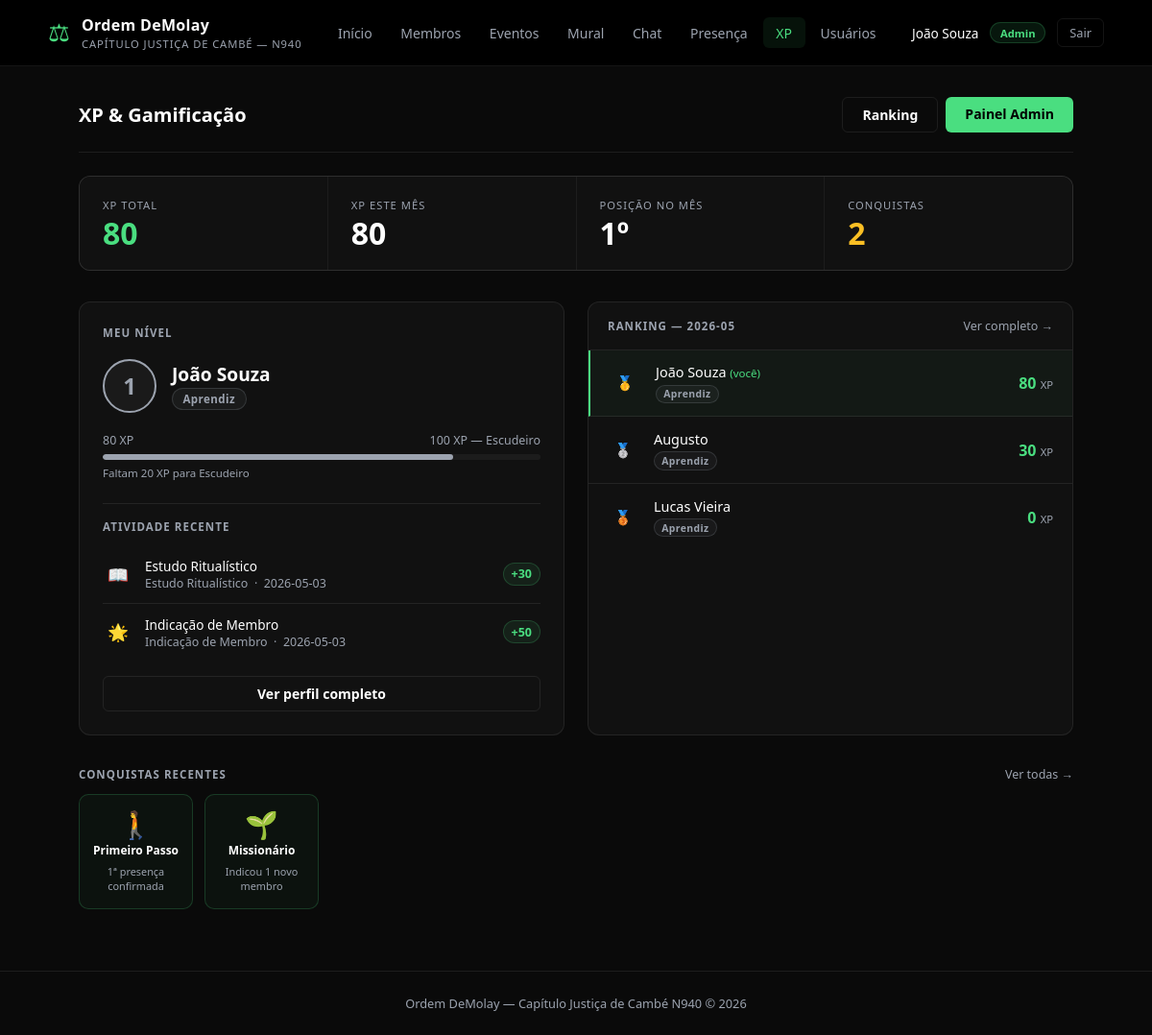
The page /gamificacao (signed in) on the database its author committed.
### tables this page shows
CREATE TABLE usuarios (
            id INTEGER PRIMARY KEY AUTOINCREMENT,
            username TEXT NOT NULL UNIQUE,
            senha_hash TEXT NOT NULL,
            nome TEXT NOT NULL,
            role TEXT NOT NULL DEFAULT 'membro'
        );

CREATE TABLE xp_registros (
            id INTEGER PRIMARY KEY AUTOINCREMENT,
            usuario_id INTEGER NOT NULL REFERENCES usuarios(id) ON DELETE CASCADE,
            categoria_id INTEGER NOT NULL REFERENCES xp_categorias(id),
            pontos INTEGER NOT NULL,
            descricao TEXT,
            referencia_id INTEGER,
            concedido_por INTEGER REFERENCES usuarios(id),
            criado_em TEXT DEFAULT (datetime('now', 'localtime'))
        );

CREATE TABLE xp_categorias (
            id INTEGER PRIMARY KEY AUTOINCREMENT,
            codigo TEXT NOT NULL UNIQUE,
            nome TEXT NOT NULL,
            descricao TEXT,
            pontos INTEGER NOT NULL DEFAULT 10,
            icone TEXT DEFAULT '⭐'
        );

CREATE TABLE xp_usuario_badges (
            id INTEGER PRIMARY KEY AUTOINCREMENT,
            usuario_id INTEGER NOT NULL REFERENCES usuarios(id) ON DELETE CASCADE,
            badge_id INTEGER NOT NULL REFERENCES xp_badges(id),
            conquistado_em TEXT DEFAULT (datetime('now', 'localtime')),
            UNIQUE(usuario_id, badge_id)
        );

CREATE TABLE xp_badges (
            id INTEGER PRIMARY KEY AUTOINCREMENT,
            codigo TEXT NOT NULL UNIQUE,
            nome TEXT NOT NULL,
            descricao TEXT,
            icone TEXT,
            condicao_tipo TEXT,
            condicao_valor INTEGER
        );

### app.py (the view)
@app.route("/gamificacao")
@login_required
def xp_dashboard():
    uid  = session["user_id"]
    mes  = date.today().strftime("%Y-%m")
    conn = get_db()
    meu_xp = conn.execute(
        "SELECT COALESCE(SUM(pontos),0) FROM xp_registros WHERE usuario_id=?", (uid,)
    ).fetchone()[0]
    nivel = _nivel_info(meu_xp)
    meu_xp_mes = conn.execute(
        "SELECT COALESCE(SUM(pontos),0) FROM xp_registros"
        " WHERE usuario_id=? AND strftime('%Y-%m', criado_em)=?", (uid, mes)
    ).fetchone()[0]
    ranking_mes = conn.execute("""
        SELECT u.id, u.nome,
               COALESCE(SUM(xr.pontos),0) AS xp_mes,
               (SELECT COALESCE(SUM(pontos),0) FROM xp_registros WHERE usuario_id=u.id) AS xp_total
        FROM usuarios u
        LEFT JOIN xp_registros xr ON xr.usuario_id=u.id
            AND strftime('%Y-%m', xr.criado_em)=?
        GROUP BY u.id
        ORDER BY xp_mes DESC, xp_total DESC
        LIMIT 10
    """, (mes,)).fetchall()
    minha_pos = next((i + 1 for i, r in enumerate(ranking_mes) if r["id"] == uid), "—")
    meus_badges = conn.execute("""
        SELECT b.*, ub.conquistado_em FROM xp_usuario_badges ub
        JOIN xp_badges b ON b.id=ub.badge_id
        WHERE ub.usuario_id=? ORDER BY ub.conquistado_em DESC LIMIT 6
    """, (uid,)).fetchall()
    atividades = conn.execute("""
        SELECT xr.pontos, xr.descricao, xr.criado_em, xc.nome AS cat, xc.icone
        FROM xp_registros xr
        JOIN xp_categorias xc ON xc.id=xr.categoria_id
        WHERE xr.usuario_id=? ORDER BY xr.criado_em DESC LIMIT 5
    """, (uid,)).fetchall()
    total_usuarios = conn.execute("SELECT COUNT(*) FROM usuarios").fetchone()[0]
    conn.close()
    ranking_info = []
    for i, r in enumerate(ranking_mes):
        ranking_info.append({
            "pos": i + 1, "id": r["id"], "nome": r["nome"],
            "xp_mes": r["xp_mes"], "xp_total": r["xp_total"],
            "nivel": _nivel_info(r["xp_total"]),
            "e_eu": r["id"] == uid,
        })
    return render_template("xp_dashboard.html",
                           meu_xp=meu_xp, meu_xp_mes=meu_xp_mes,
                           nivel=nivel, minha_pos=minha_pos,
                           total_usuarios=total_usuarios,
                           ranking=ranking_info,
                           meus_badges=meus_badges,
                           atividades=atividades, mes=mes)

### app.py (called while the page is built)
def get_db():
    conn = sqlite3.connect(DB_PATH)
    conn.row_factory = sqlite3.Row
    return conn

def login_required(f):
    @wraps(f)
    def decorated(*args, **kwargs):
        if "user_id" not in session:
            return redirect(url_for("entrar", next=request.path))
        return f(*args, **kwargs)
    return decorated

def _nivel_info(pontos):
    atual = NIVEIS[0]
    for n in NIVEIS:
        if pontos >= n[0]:
            atual = n
    idx = NIVEIS.index(atual)
    prox = NIVEIS[idx + 1] if idx + 1 < len(NIVEIS) else None
    if prox:
        faixa = prox[0] - atual[0]
        progresso = min(100, round((pontos - atual[0]) / faixa * 100))
        falta = prox[0] - pontos
    else:
        progresso, falta = 100, 0
    return {"numero": atual[1], "nome": atual[2], "cor": atual[3],
            "proximo": prox[2] if prox else None,
            "proximo_limiar": prox[0] if prox else None,
            "progresso": progresso, "falta": falta}

### templates/xp_dashboard.html
{% extends "base.html" %}
{% block conteudo %}
<div class="pagina-topo" style="margin-bottom:1.5rem;">
  <h2>XP &amp; Gamificação</h2>
  <div style="display:flex;gap:0.5rem;">
    <a href="{{ url_for('xp_ranking') }}" class="btn secundario">Ranking</a>
    {% if session.get('role') == 'admin' %}
      <a href="{{ url_for('xp_admin') }}" class="btn">Painel Admin</a>
    {% endif %}
  </div>
</div>
<div class="stat-grid" style="margin-bottom:2rem;">
  <div class="stat-card">
    <div class="stat-label">XP Total</div>
    <div class="stat-value c-verde">{{ meu_xp }}</div>
  </div>
  <div class="stat-card">
    <div class="stat-label">XP Este Mês</div>
    <div class="stat-value">{{ meu_xp_mes }}</div>
  </div>
  <div class="stat-card">
    <div class="stat-label">Posição no Mês</div>
    <div class="stat-value">{{ minha_pos }}º</div>
  </div>
  <div class="stat-card">
    <div class="stat-label">Conquistas</div>
    <div class="stat-value c-amarelo">{{ meus_badges | length }}</div>
  </div>
</div>
<div class="grid-2" style="margin-bottom:2rem;">
  <div style="background:var(--superficie);border:1px solid var(--borda);border-radius:12px;padding:1.5rem;">
    <div class="secao-titulo" style="margin-bottom:1.25rem;">Meu Nível</div>
    <div style="display:flex;align-items:center;gap:1rem;margin-bottom:1.25rem;">
      <div style="width:56px;height:56px;border-radius:50%;background:rgba(255,255,255,0.04);border:2px solid {{ nivel.cor }};display:flex;align-items:center;justify-content:center;font-size:1.5rem;font-weight:900;color:{{ nivel.cor }};flex-shrink:0;">
        {{ nivel.numero }}
      </div>
      <div>
        <div style="font-size:1.2rem;font-weight:700;color:var(--texto);">{{ session.nome }}</div>
        <span class="nivel-chip" style="color:{{ nivel.cor }};border-color:{{ nivel.cor }}33;background:{{ nivel.cor }}12;">
          {{ nivel.nome }}
        </span>
      </div>
    </div>
    <div style="font-size:0.78rem;color:var(--texto-muted);margin-bottom:0.4rem;display:flex;justify-content:space-between;">
      <span>{{ meu_xp }} XP</span>
      {% if nivel.proximo %}
        <span>{{ nivel.proximo_limiar }} XP — {{ nivel.proximo }}</span>
      {% else %}
        <span style="color:{{ nivel.cor }};">Nível máximo</span>
      {% endif %}
    </div>
    <div class="xp-bar"><div class="xp-bar-fill" style="width:{{ nivel.progresso }}%;background:{{ nivel.cor }};"></div></div>
    {% if nivel.falta > 0 %}
    <div style="font-size:0.72rem;color:var(--texto-muted);margin-top:0.4rem;">Faltam {{ nivel.falta }} XP para {{ nivel.proximo }}</div>
    {% endif %}
    <div style="margin-top:1.5rem;padding-top:1rem;border-top:1px solid var(--borda);">
      <div class="secao-titulo" style="margin-bottom:0.75rem;">Atividade Recente</div>
      {% if atividades %}
        {% for a in atividades %}
        <div class="atividade-item">
          <div class="atividade-icone">{{ a.icone }}</div>
          <div class="atividade-info">
            <div class="atividade-desc">{{ a.descricao }}</div>
            <div class="atividade-cat">{{ a.cat }} &nbsp;·&nbsp; {{ a.criado_em[:10] }}</div>
          </div>
          <span class="xp-pts-badge">+{{ a.pontos }}</span>
        </div>
        {% endfor %}
      {% else %}
        <p style="color:var(--texto-muted);font-size:0.85rem;">Nenhuma atividade registrada.</p>
      {% endif %}
    </div>
    <div style="margin-top:1rem;">
      <a href="{{ url_for('xp_perfil') }}" class="btn secundario" style="width:100%;text-align:center;display:block;">Ver perfil completo</a>
    </div>
  </div>
  <div style="background:var(--superficie);border:1px solid var(--borda);border-radius:12px;overflow:hidden;">
    <div style="padding:1rem 1.25rem;border-bottom:1px solid var(--borda);display:flex;align-items:center;justify-content:space-between;">
      <div class="secao-titulo" style="margin:0;">Ranking — {{ mes }}</div>
      <a href="{{ url_for('xp_ranking') }}" style="font-size:0.78rem;color:var(--texto-muted);text-decoration:none;">Ver completo →</a>
    </div>
    {% if ranking %}
      {% for r in ranking %}
      <div class="xp-ranking-row {% if r.e_eu %}destaque{% endif %}">
        <div class="xp-pos">
          {% if r.pos == 1 %}🥇
          {% elif r.pos == 2 %}🥈
          {% elif r.pos == 3 %}🥉
          {% else %}<span style="color:var(--texto-muted);font-size:0.8rem;">{{ r.pos }}</span>
          {% endif %}
        </div>
        <div class="xp-membro">
          <div class="xp-membro-nome">{{ r.nome }}{% if r.e_eu %} <span style="color:var(--verde);font-size:0.72rem;">(você)</span>{% endif %}</div>
          <span class="nivel-chip" style="color:{{ r.nivel.cor }};border-color:{{ r.nivel.cor }}33;background:{{ r.nivel.cor }}10;font-size:0.65rem;padding:0.1rem 0.45rem;">{{ r.nivel.nome }}</span>
        </div>
        <div class="xp-pts">{{ r.xp_mes }} <span style="font-size:0.7rem;color:var(--texto-muted);font-weight:400;">XP</span></div>
      </div>
      {% endfor %}
    {% else %}
      <p class="vazio">Sem atividade este mês.</p>
    {% endif %}
  </div>
</div>
{% if meus_badges %}
<div style="margin-bottom:2rem;">
  <div style="display:flex;align-items:center;justify-content:space-between;margin-bottom:0.75rem;">
    <div class="secao-titulo" style="margin:0;">Conquistas Recentes</div>
    <a href="{{ url_for('xp_perfil') }}" style="font-size:0.78rem;color:var(--texto-muted);text-decoration:none;">Ver todas →</a>
  </div>
  <div class="badge-grid">
    {% for b in meus_badges %}
    <div class="badge-card ganhou">
      <div class="badge-icone">{{ b.icone }}</div>
      <div class="badge-nome">{{ b.nome }}</div>
      <div class="badge-desc">{{ b.descricao }}</div>
    </div>
    {% endfor %}
  </div>
</div>
{% endif %}
{% endblock %}

### templates/base.html (shortened to what this page needs)
<!DOCTYPE html>
<html lang="pt-br">
<head>
  <link rel="stylesheet" href="{{ url_for('static', filename='style.css') }}"/>
</head>
<body>
  <header>
    <div class="header-inner">
      <div class="logo">
        <span class="logo-symbol">⚖</span>
        <div>
          <h1>Ordem DeMolay</h1>
          <p>Capítulo Justiça de Cambé &mdash; N940</p>
        </div>
      </div>
      <nav>
        <a href="{{ url_for('index') }}"   class="{{ 'ativo' if request.endpoint == 'index' }}">Início</a>
        <a href="{{ url_for('membros') }}" class="{{ 'ativo' if 'membro' in request.endpoint }}">Membros</a>
        <a href="{{ url_for('eventos') }}" class="{{ 'ativo' if 'evento' in request.endpoint }}">Eventos</a>
        <a href="{{ url_for('mural') }}"   class="{{ 'ativo' if 'mural' in request.endpoint or 'post' in request.endpoint }}">Mural</a>
        <a href="{{ url_for('chat') }}"     class="{{ 'ativo' if 'chat' in request.endpoint }}">Chat</a>
        <a href="{{ url_for('presenca_dashboard') }}" class="{{ 'ativo' if 'presenca' in request.endpoint }}">Presença</a>
        <a href="{{ url_for('xp_dashboard') }}" class="{{ 'ativo' if request.endpoint.startswith('xp_') }}">XP</a>
        {% if session.get('role') == 'admin' %}
          <a href="{{ url_for('admin_usuarios') }}" class="{{ 'ativo' if 'admin' in request.endpoint }}">Usuários</a>
        {% endif %}
      </nav>
      <div class="usuario">
        {% if session.get('user_id') %}
          <span class="usuario-nome">{{ session.nome }}</span>
          {% if session.get('role') == 'admin' %}
            <span class="badge" style="font-size:0.7rem;">Admin</span>
          {% endif %}
          <a href="{{ url_for('sair') }}" class="btn-sair">Sair</a>
        {% else %}
          <a href="{{ url_for('entrar') }}" class="btn btn-entrar">Entrar</a>
        {% endif %}
      </div>
    </div>
  </header>
  <main>
    {% block conteudo %}{% endblock %}
  </main>
  <footer>
    <p>Ordem DeMolay &mdash; Capítulo Justiça de Cambé N940 &copy; 2026</p>
  </footer>
</body>
</html>

### rows shown on the page
usuarios: nome "João Souza", shows "(você)", nivel.nome "Aprendiz", xp_mes "80"
xp_registros: icone "📖", descricao "Estudo Ritualístico", cat "Estudo Ritualístico", criado_em "2026-05-03", pontos "30"
xp_registros: icone "🌟", descricao "Indicação de Membro", cat "Indicação de Membro", criado_em "2026-05-03", pontos "50"
usuarios: nome "Augusto", nivel.nome "Aprendiz", xp_mes "30"
usuarios: nome "Lucas Vieira", nivel.nome "Aprendiz", xp_mes "0"
xp_usuario_badges: icone "🚶", nome "Primeiro Passo", descricao "1ª presença confirmada"
xp_usuario_badges: icone "🌱", nome "Missionário", descricao "Indicou 1 novo membro"

### other values the page prints
{{ meu_xp }} "80"
{{ meu_xp_mes }} "80"
{{ minha_pos }} "1"
{{ meus_badges | length }} "2"
{{ nivel.numero }} "1"
{{ nivel.nome }} "Aprendiz"
{{ nivel.proximo_limiar }} "100"
{{ nivel.proximo }} "Escudeiro"
{{ nivel.falta }} "20"
